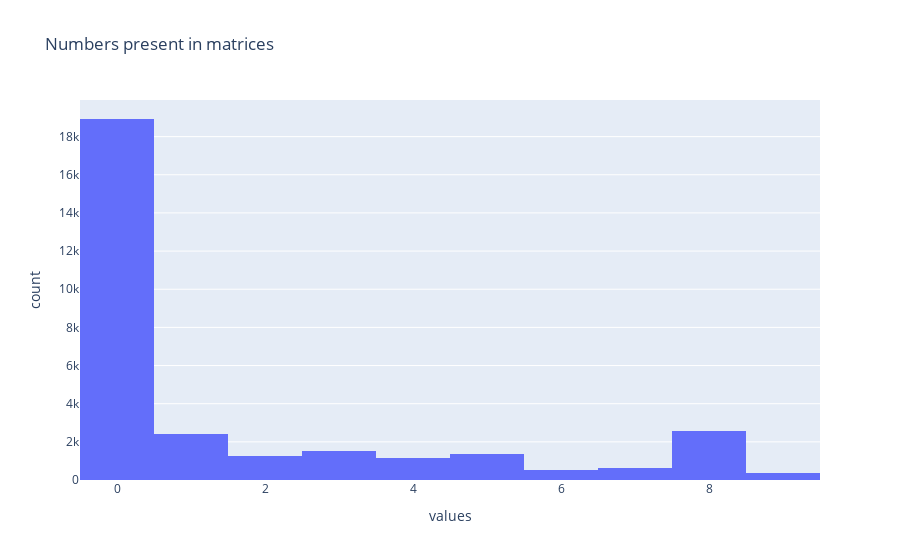

Notebook code for this chart:
### Code cell
px.histogram(df, x="values", title="Numbers present in matrices")

### Figure 1 — Plotly figure (JSON) as saved in the notebook; plotly's stock layout.template omitted (floating-point values rounded to 4 significant figures; data arrays with more than 128 entries replaced by an {"elided": "..."} marker saying what was removed)
{"data": [{"alignmentgroup": "True", "bingroup": "x", "hovertemplate": "values=%{x}<br>count=%{y}<extra></extra>", "legendgroup": "", "marker": {"color": "#636efa"}, "name": "", "offsetgroup": "", "orientation": "v", "showlegend": false, "type": "histogram", "x": {"elided": "30696 int values"}, "xaxis": "x", "yaxis": "y"}], "layout": {"barmode": "relative", "legend": {"tracegroupgap": 0}, "title": {"text": "Numbers present in matrices"}, "xaxis": {"anchor": "y", "domain": [0, 1], "title": {"text": "values"}}, "yaxis": {"anchor": "x", "domain": [0, 1], "title": {"text": "count"}}}}
